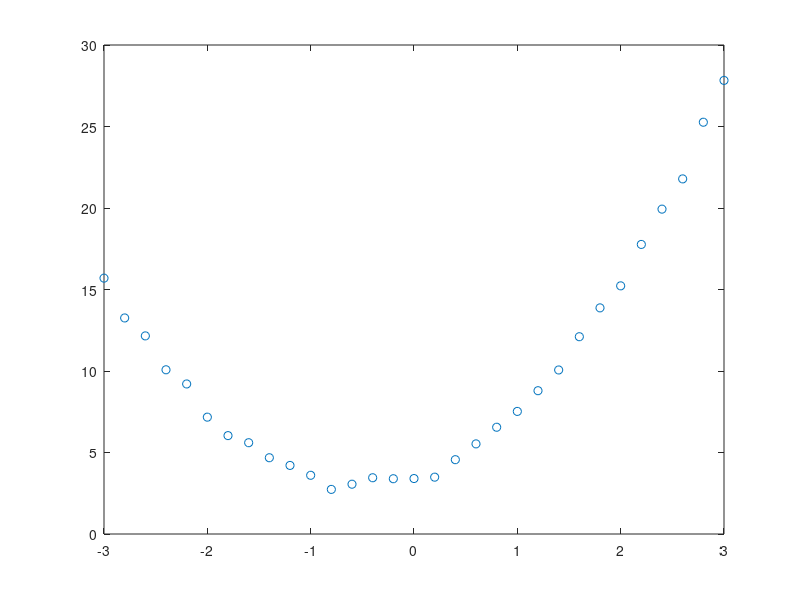
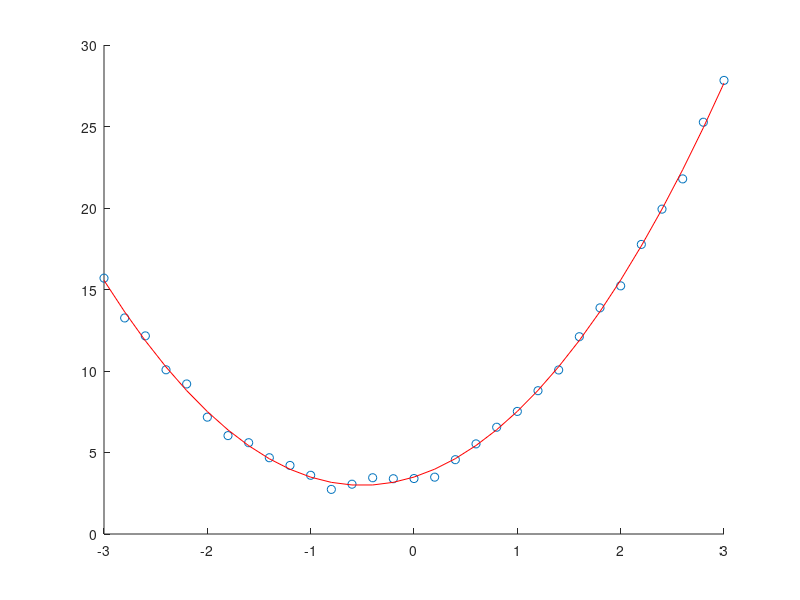

These charts were generated, in order, by the following MATLAB code:

f = @(x) 3 +2*x + 2*x.^2 + rand(1,length(x));

x = -3:0.2:3;
y = f(x);

plot(x,y,'o')


n= length(x);

sy  = sum(y);
sxy = sum(y.*x);
sx2y= sum(y.*(x.^2));

sx = sum(x);
sx2 = sum(x.^2);
sx3 = sum(x.^3);
sx4 = sum(x.^4);


A =[n,sx,sx2;
    sx,sx2,sx3;
    sx2,sx3,sx4];
b=[sy;sxy;sx2y];

%%
coeffs = A\b;%resuelvo el sistema

fitted = @(x) coeffs(1) + coeffs(2)*x  +  coeffs(3)*(x.^2);


figure()
hold on
plot(x,y,'o')
plot(x,fitted(x),'r')